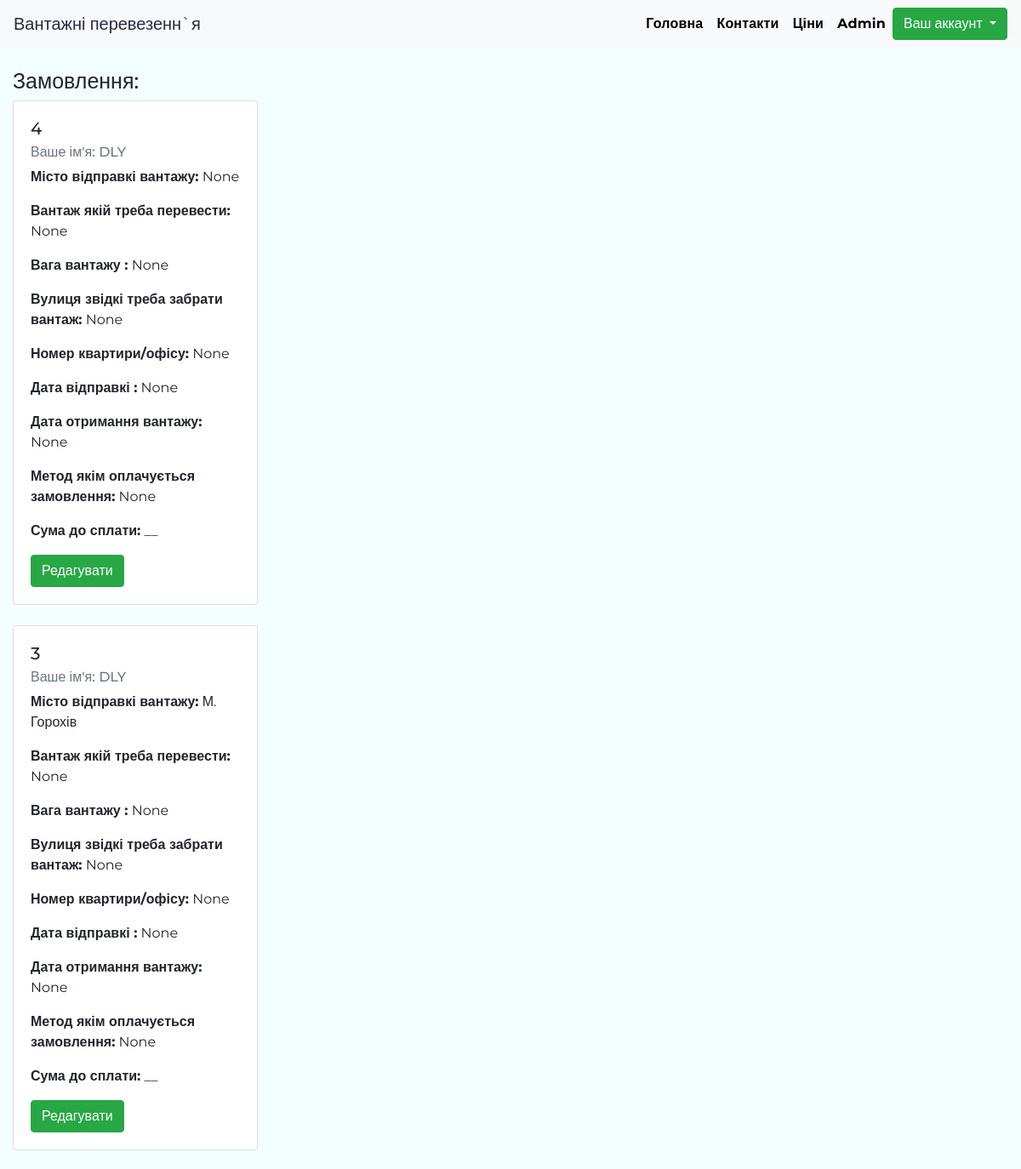
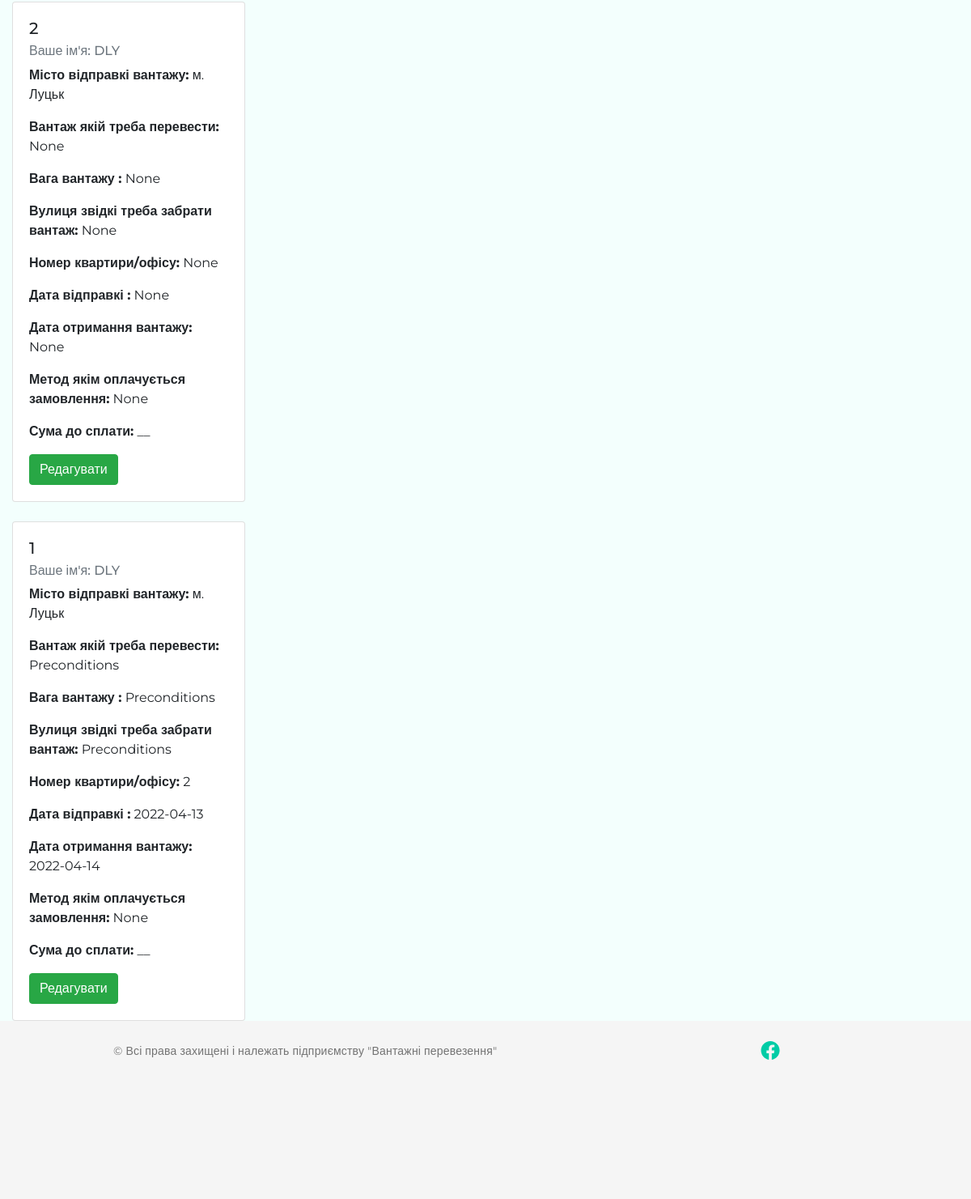
The page /orders (signed in) on the database as committed earlier (2 pictures, top to bottom).
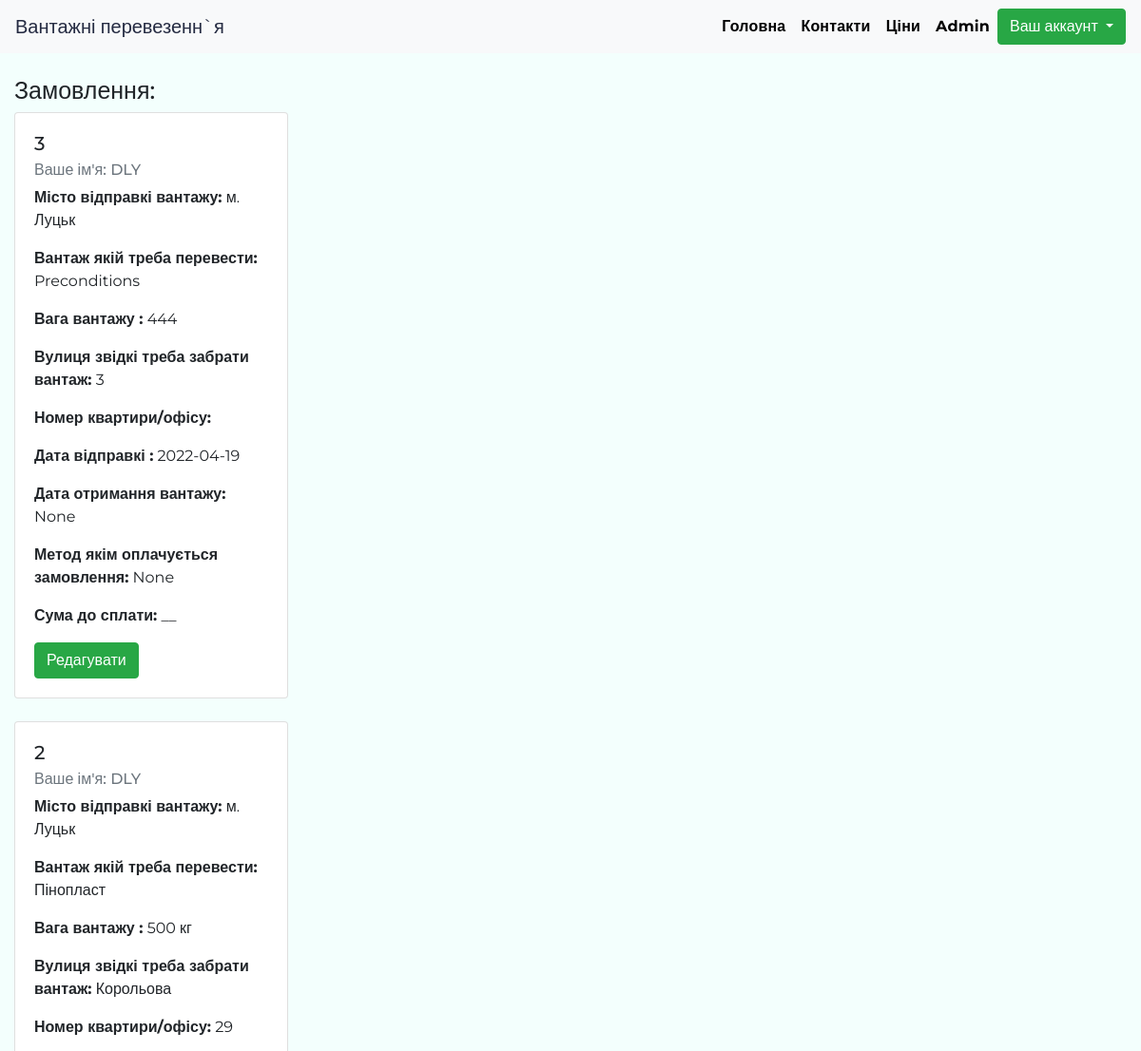
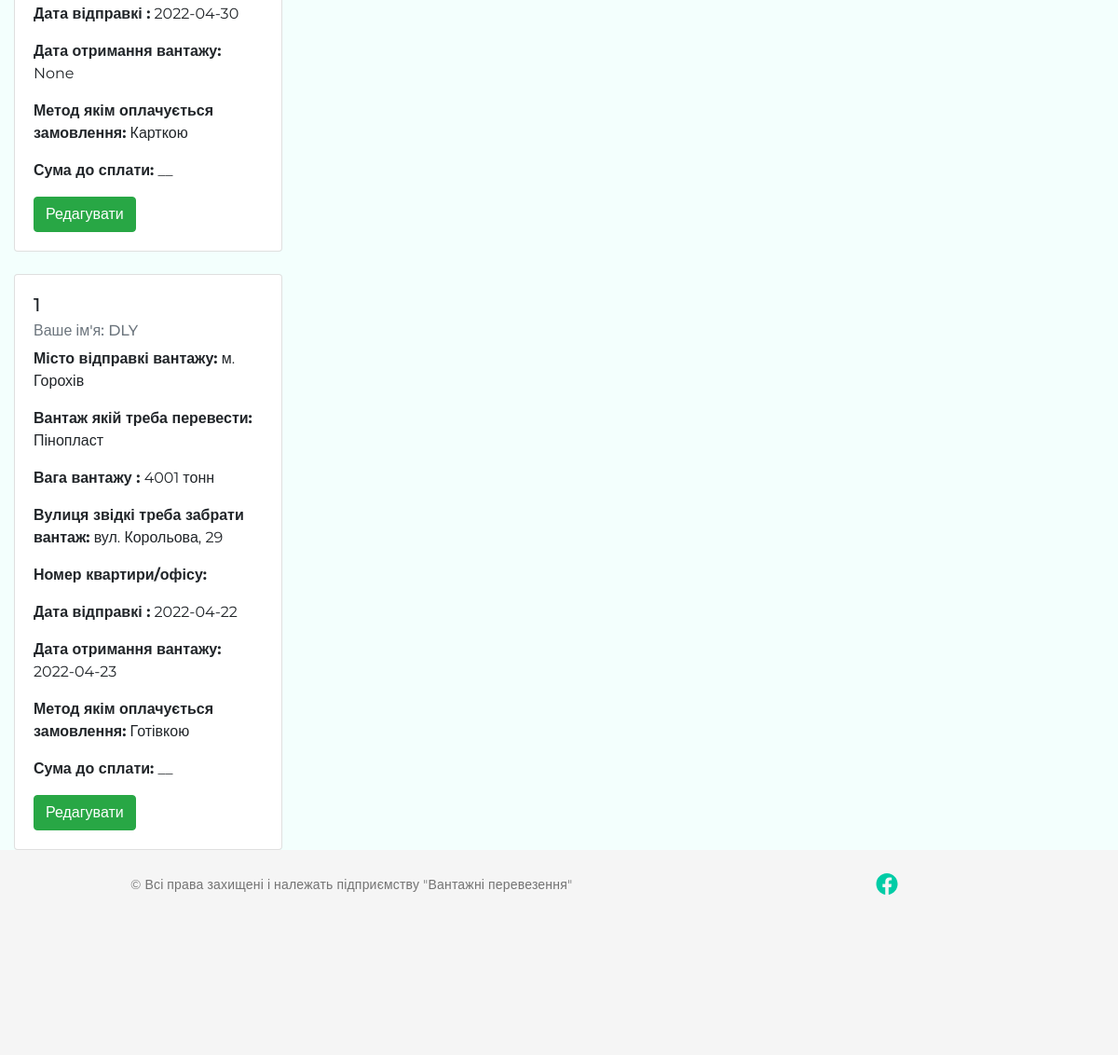
The same page on the database as committed later (2 pictures, top to bottom).
### app.py (models this page shows, shortened)
class Orders(db.Model):
    __tablename__ = "orders"
    id_orders = db.Column(db.Integer, primary_key = True)
    id_user= db.Column(db.Integer,db.ForeignKey('users.id_users'))
    cargo = db.Column(db.String(150))
    weight = db.Column(db.String(60))
    check_orders = db.Column(db.String(50),default = "В обробці")
    ts_orders = db.Column(db.DateTime,default = datetime.utcnow)
    city_sender= db.Column(db.Integer,db.ForeignKey('citys.id'))
    street_sender= db.Column(db.String(255))
    house_number = db.Column(db.Integer)
    date_senders = db.Column(db.Date)
    date_recipients = db.Column(db.Date)
    pay_method = db.Column(db.String(60))
    suma = db.Column(db.String(60),default ="__")
    user = db.relationship('Users', backref=db.backref("orders",overlaps ="citys,user",cascade="all, delete-orphan",lazy = "dynamic"),overlaps = "citys,users")
    city = db.relationship('Citys', backref=db.backref("orders", overlaps ="citys,users",cascade="all, delete-orphan",lazy = "dynamic"),overlaps = "citys,users")

class Users(UserMixin,db.Model):
    id_users = db.Column(db.Integer, primary_key = True)
    pib = db.Column(db.String(255))
    email = db.Column(db.String(150), index = True, unique = True)
    phone_number = db.Column(db.String(15))
    password_hash = db.Column(db.String(128))
    ts_registry = db.Column(db.DateTime, default = datetime.utcnow())
    role = db.Column(db.String(50),default = "User")
    citys = db.relationship("Citys",secondary = "orders", overlaps = "users")
    def __repr__(self):
        return  self.pib

class Citys(db.Model):
    __tablename__ = "citys"
    id = db.Column(db.Integer, primary_key = True)
    city = db.Column(db.String(255))
    users  = db.relationship("Users",secondary = "orders",overlaps = "citys")
    def __repr__(self):
        return self.city

### app.py (the view)
@app.route('/orders')
@login_required
def orders():
       id = current_user.id_users
       user = Users.query.first_or_404(id)
       page = request.args.get('page', 0, type=int)
       order = user.orders.order_by(Orders.ts_orders.desc()).paginate(
        page, app.config['POSTS_PER_PAGE'], False)
       next_url = url_for('orders', page=order.next_num) \
        if order.has_next else None
       prev_url = url_for('orders', page=order.prev_num) \
        if order.has_prev else None
       return render_template("orders.html", order=order.items,
                          next_url=next_url, prev_url=prev_url)

### app.py (called while the page is built)
@login.user_loader
def load_user(id_users):
    return Users.query.get(int(id_users))

### templates/orders.html (shortened to what this page needs)
{% extends "base.html" %}
{% import 'bootstrap/wtf.html' as wtf %}
{% block body %}
        <div class="container-fluid">
            <h1 class=" mt-4 ">Замовлення:</h1>
   {% for order in order %}
         <div class="card mb-4" style="width: 18rem;">
  <div class="card-body">
    <h5 class="card-title">{{order.id_orders}}</h5>
    <h6 class="card-subtitle mb-2 text-muted">Ваше ім'я:  {{order.user}}</h6>
    <p class="card-text"><strong>Місто відправкі вантажу:</strong> {{order.city}}</p>
        <p class="card-text"><strong>Вантаж якій треба перевести:</strong> {{order.cargo}}</p>
              <p class="card-text"><strong>Вага вантажу :</strong> {{order.weight}}
              </p>
                    <p class="card-text"><strong>Вулиця звідкі треба забрати вантаж:</strong> {{order.street_sender}}</p>
                          <p class="card-text"><strong>Номер квартири/офісу:</strong> {{order.house_number}}</p>
                                <p class="card-text"><strong>Дата відправкі :</strong> {{order.date_senders}}</p>
                                      <p class="card-text"><strong>Дата отримання вантажу:</strong> {{order.date_recipients}}</p>
                                         <p class="card-text"><strong>Метод якім оплачується замовлення:</strong> {{order.pay_method}}</p>
                                            <p class="card-text"><strong>Сума до сплати:</strong> {{order.suma}}</p>
                                              <a class="btn btn-success" href ="{{ url_for('edit_order',id = order.id_orders) }}">Редагувати</a>
  </div>
</div>
{% endfor %}
{% endblock %}

### templates/base.html (shortened to what this page needs)
<!doctype html>
<html lang="ru">
<head>
  <link rel="stylesheet" href="https://cdn.jsdelivr.net/npm/bootstrap@4.6.1/dist/css/bootstrap.min.css"
    as="style">
<link rel="stylesheet" type="text/css" href="{{ url_for('static', filename='style.css') }}" />
</head>
<body>
  <nav class="navbar navbar-expand-lg navbar-light bg-light  ">
    <a class="navbar-brand" href="#">Вантажні перевезенн`я </a>
    <div class="collapse navbar-collapse  " id="navbarNav">
      <ul class="navbar-nav ml-auto">
        <li class="nav-item active">
          <a class="nav-link" href="{{ url_for('index')}}">Головна
          </a>
        </li>
        <li class="nav-item">
          <a class="nav-link" href="{{ url_for('contacts')}}">Контакти</a>
        </li>
        <li class="nav-item">
          <a class="nav-link" href="{{ url_for('price')}}">Ціни</a>
        </li>
        {% if current_user.role == "Admin" %}
        <li class="nav-item">
          <a class="nav-link" href="{{ url_for('admin.index')}}">Admin</a>
        </li>
        {% endif %}
        {% if current_user.is_anonymous %}
        <li class="nav-item">
          <a class="nav-link" href="{{ url_for('login')}}">Вхід</a>
        </li>
        <li class="nav-item">
          <a class="nav-link" href="{{ url_for('register')}}"> Реєстрація</a>
        </li>
        {% else %}
        <div class="dropdown">
  <button class="btn btn-success dropdown-toggle" type="button" data-toggle="dropdown">Ваш аккаунт
  </button>
</div>
        {% endif %}
    </div>
  </nav>
  <div class="wrapper ">
    {% block body %}{% endblock %}
  </div>
<div class="container-fluid">
  <div class="footer">
    <div class="conteiner">
      <div class="row justify-content-center">
        <div class="col-md-8 col-7">
          <p> © Всі права захищені і належать підприємству "Вантажні перевезення"</p>
        </div>
        <div class="col-md-2 col-5"> <a href=""><img  src="{{ url_for('static', filename='img/facebook.svg') }}"  alt=""></a></div>
      </div>
    </div>
  </div>
</div>
</body>
</html>

### static/style.css (style rules this page uses)
* { padding: 0; margin: 0; }
html { position: relative; min-height: 100%; }
body { background-color: #F3FFFD; font-family: 'Montserrat', sans-serif; font-size: 16px; min-height: 100%; height: 100%; margin-bottom: 100px; }
.wrapper { min-height: 100%; }
.navbar { width: 100%; }
.navbar .nav-item a { font-size: 16px; font-weight: bold; line-height: 22px; letter-spacing: 0.2px; text-align: start; color: black !important; }
.navbar-light .navbar-brand { color: #252B42;; }
.footer { position: absolute; bottom: 0; left:0; width: 100%; height: 100px; background-color: #f5f5f5; padding-left: 15px; padding-right: 15px; }
.footer p { padding: 25px 25px; font-size: 14px; font-weight: normal; line-height: 24px; letter-spacing: 0.2px; color: #737373; }
.footer img { padding: 25px 25px; }
@media (max-width:1200px) { body { margin-bottom: 220px; } }
@media (max-width:1200px) { h1 { font-size: 25px; } }
@media (max-width:1200px) { .footer { height: 220px; } }

Rows that differ between the two databases and show on the page:
removed Orders: id_orders "4", user "DLY", city "None", cargo "None", weight "None", street_sender "None", house_number "None", date_senders "None", date_recipients "None", pay_method "None", suma "__"
changed Orders id 3: city "М. Горохів" → "м. Луцьк"; cargo "None" → "Preconditions"; weight "None" → "444"; street_sender "None" → "3"; date_senders "None" → "2022-04-19"; house_number "None" → (not shown)
changed Orders id 2: cargo "None" → "Пінопласт"; weight "None" → "500 кг"; street_sender "None" → "Корольова"; house_number "None" → "29"; date_senders "None" → "2022-04-30"; pay_method "None" → "Карткою"
changed Orders id 1: city "м. Луцьк" → "м. Горохів"; cargo "Preconditions" → "Пінопласт"; weight "Preconditions" → "4001 тонн"; street_sender "Preconditions" → "вул. Корольова, 29"; date_senders "2022-04-13" → "2022-04-22"; date_recipients "2022-04-14" → "2022-04-23"; pay_method "None" → "Готівкою"; house_number "2" → (not shown)
